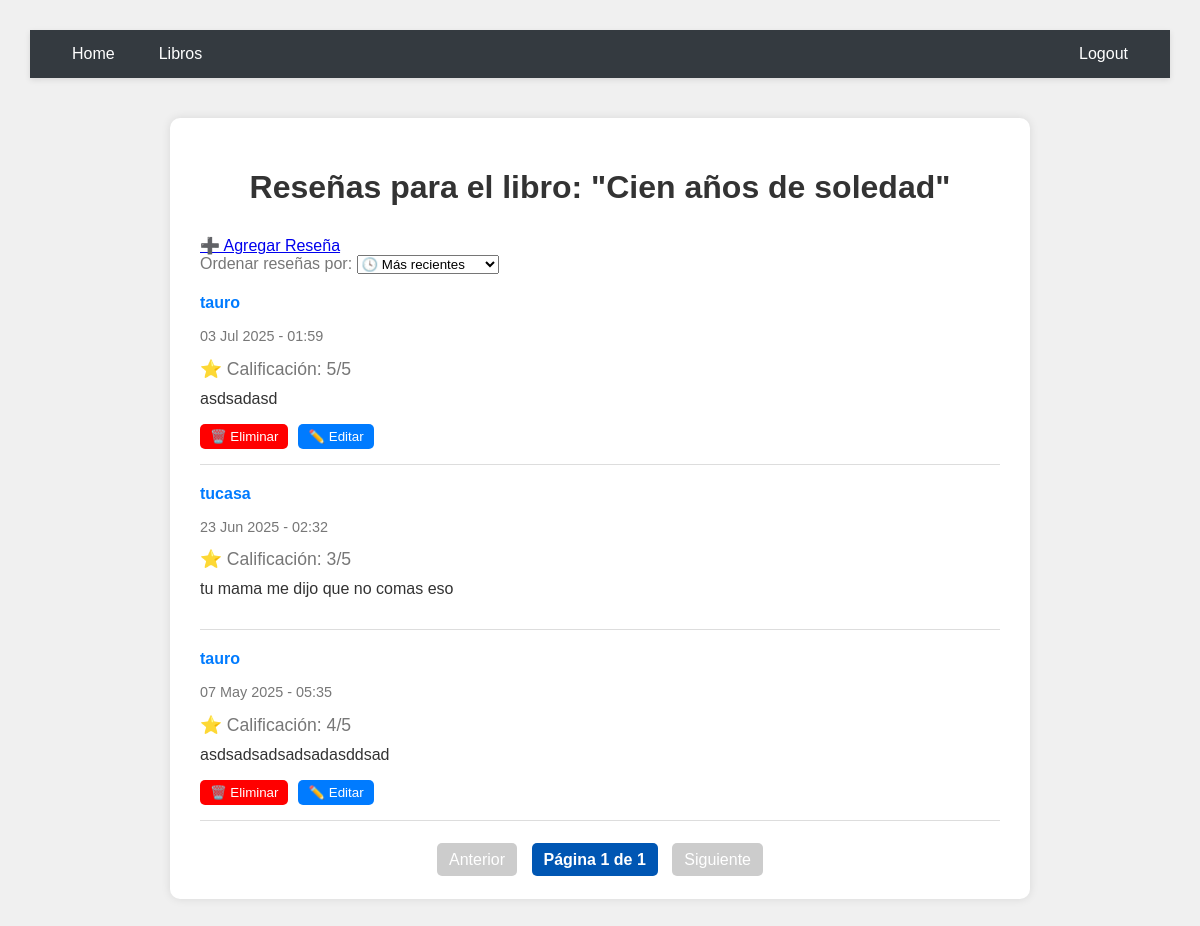
Screenshot of /libros/2/ (signed in) with the database file from the repository.
### myapp/models.py (models this page shows, shortened)
class AlmacenLibros(models.Model):
    titulo = models.CharField(max_length=200)
    autor = models.CharField(max_length=200)
    genero = models.ForeignKey(Generolibros, on_delete=models.CASCADE)
    año = models.CharField(max_length=200)
    clasificacion = models.ForeignKey(ClasificacionLibros, on_delete=models.CASCADE)
    critica_de_internet = models.CharField(max_length=200)
    created = models.DateTimeField(auto_now_add=True)

class ReseñaLibro(models.Model):
    estado_lectura = models.ForeignKey(AlmacenLibros, on_delete=models.CASCADE)
    texto_reseña = models.TextField()
    fecha_reseña = models.DateTimeField(auto_now_add=True)
    calificacion = models.PositiveSmallIntegerField(
        choices=[(i, str(i)) for i in range(1, 6)],
        help_text="Calificación del 1 al 5"
    )
    created = models.DateTimeField(auto_now_add=True)
    user = models.ForeignKey(User, on_delete=models.CASCADE, default=1)

### myapp/views.py (the view)
# urls.py: path('libros/<int:reseñalibro_estado_lectura_id>/', views.resena_detallada, name='resena_detallada'),
@login_required
def resena_detallada(request, reseñalibro_estado_lectura_id):
    libro = get_object_or_404(AlmacenLibros, pk=reseñalibro_estado_lectura_id)
    filtro = request.GET.get('filtro', 'recientes')
    reseñas = ReseñaLibro.objects.filter(estado_lectura=libro)
    if filtro == 'recientes':
        reseñas = reseñas.order_by('-fecha_reseña')
    elif filtro == 'antiguos':
        reseñas = reseñas.order_by('fecha_reseña')
    elif filtro == 'mejor_calificados':
        reseñas = reseñas.order_by('-calificacion', '-fecha_reseña')
    elif filtro == 'mios' and request.user.is_authenticated:
        reseñas = reseñas.filter(user=request.user)
    paginator = Paginator(reseñas, 5)
    page_number = request.GET.get('page')
    resenas_page = paginator.get_page(page_number)
    return render(request, 'resena_detallada.html', {
        'resena': resenas_page,
        'libro': libro,
        'filtro': filtro,
    })

### myapp/templates/resena_detallada.html (shortened to what this page needs)
{% extends 'layouts/base.html' %}
{% block content %}
<!DOCTYPE html>
<html lang="es">
<head>
</head>
<body>
    <div class="contenedor">
        <h1>Reseñas para el libro: "{{ libro.titulo }}"</h1>
        <a href="{% url 'crear_resena' libro.id %}" class="boton-resena">➕ Agregar Reseña</a>
        <form method="get" style="margin-bottom: 20px;">
            <label for="filtro" class="etiqueta-negra">Ordenar reseñas por:</label>
            <select name="filtro" id="filtro" onchange="this.form.submit()">
                <option value="recientes" {% if filtro == 'recientes' %}selected{% endif %}>🕓 Más recientes</option>
            </select>
        </form>
        {% for resena in resena %}
            <div class="resena">
                <p class="usuario">{{ resena.user.username }}</p>
                <p class="fecha">{{ resena.fecha_reseña|date:"d M Y - H:i" }}</p>
                <p class="calificacion">⭐ Calificación: {{ resena.calificacion }}/5</p>
                <p class="texto">{{ resena.texto_reseña }}</p>
                {% if resena.user == request.user %}
                    <div style="display: flex; gap: 10px; margin-top: 10px;">
                        <form action="{% url 'eliminar_reseña' resena.id %}" method="post">
                            <button type="submit" style="background: red; color: white; border: none; padding: 5px 10px; border-radius: 5px;">
                                🗑️ Eliminar
                            </button>
                        </form>
                        <a href="{% url 'editar_reseña' resena.id %}">
                            <button style="background: #007bff; color: white; border: none; padding: 5px 10px; border-radius: 5px;">
                                ✏️ Editar
                            </button>
                        </a>
                    </div>
                {% endif %}
            </div>
        {% empty %}
            <p>No hay reseñas aún para este libro.</p>
        {% endfor %}
        <div class="paginacion">
            {% if resena.has_previous %}
                <a href="?page={{ resena.previous_page_number }}">Anterior</a>
            {% else %}
                <span class="disabled">Anterior</span>
            {% endif %}
            <span class="current">Página {{ resena.number }} de {{ resena.paginator.num_pages }}</span>
            {% if resena.has_next %}
                <a href="?page={{ resena.next_page_number }}">Siguiente</a>
            {% else %}
                <span class="disabled">Siguiente</span>
            {% endif %}
        </div>
    </div>
</body>
</html>
{% endblock %}

### myapp/static/stylo.css (style rules this page uses)
body { background: #e9d8d8; color: whitesmoke; }

### myapp/templates/layouts/base.html (style rules this page uses)
body { margin: 0; padding: 0; font-family: 'Roboto', sans-serif; background-color: #f4f4f4; }

### myapp/templates/resena_detallada.html (style rules this page uses)
body { font-family: Arial, sans-serif; background: #f0f0f0; padding: 30px; }
.contenedor { max-width: 800px; margin: auto; background: white; padding: 30px; border-radius: 10px; box-shadow: 0 0 10px rgba(0,0,0,0.1); }
h1 { color: #333; text-align: center; margin-bottom: 30px; }
.resena { border-bottom: 1px solid #ddd; padding-bottom: 15px; margin-bottom: 20px; }
.usuario { font-weight: bold; color: #007BFF; }
.fecha { font-size: 0.9em; color: #777; }
.etiqueta-negra { color: #777; }
.calificacion { font-size: 1.1em; margin: 5px 0; color: #777; }
.texto { margin-top: 10px; color: #333; }
.paginacion { text-align: center; margin-top: 30px; }
.paginacion a, .paginacion span { margin: 0 5px; padding: 8px 12px; background: #007BFF; color: white; text-decoration: none; border-radius: 5px; }
.paginacion .current { background: #0056b3; font-weight: bold; }
.paginacion .disabled { background: #ccc; pointer-events: none; }

### rows the page displays
AlmacenLibros: titulo "Cien años de soledad"
ReseñaLibro: user.username "tauro", fecha_reseña "03 Jul 2025 - 01:59", calificacion "5", texto_reseña "asdsadasd", shows "🗑️ Eliminar"
ReseñaLibro: user.username "tucasa", fecha_reseña "23 Jun 2025 - 02:32", calificacion "3", texto_reseña "tu mama me dijo que no comas eso"
ReseñaLibro: user.username "tauro", fecha_reseña "07 May 2025 - 05:35", calificacion "4", texto_reseña "asdsadsadsadsadasddsad", shows "🗑️ Eliminar"

### other values shown
{{ resena.number }} "1"
{{ resena.paginator.num_pages }} "1"
